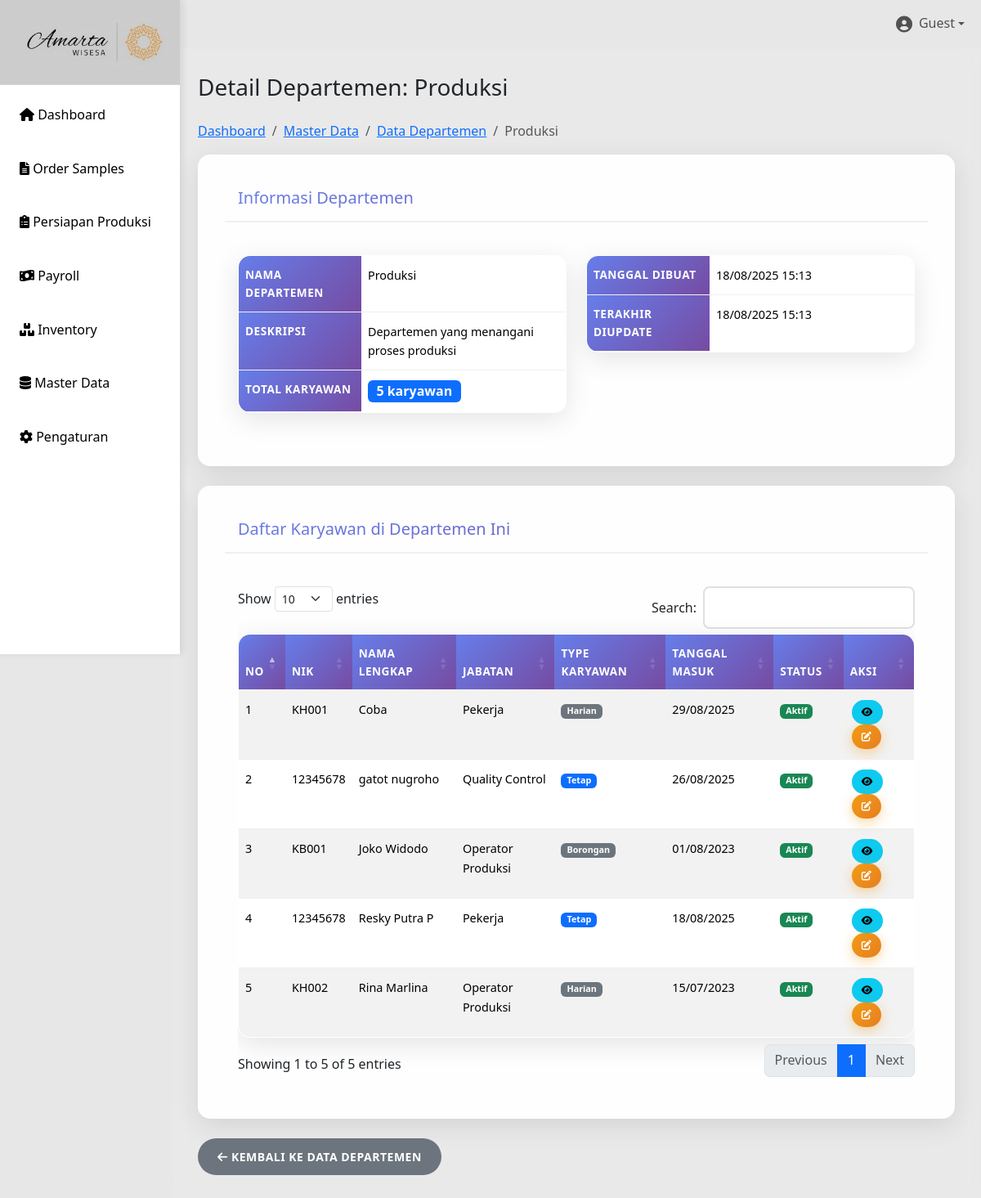
Screenshot of /detail-departemen.php?id=1 with the database file from the repository.
### tables this page shows
CREATE TABLE `departemen` (
  `id` int(11) NOT NULL,
  `nama_departemen` varchar(100) NOT NULL,
  `deskripsi` text DEFAULT NULL,
  `created_at` timestamp NOT NULL DEFAULT current_timestamp(),
  `updated_at` timestamp NOT NULL DEFAULT current_timestamp() ON UPDATE current_timestamp()
);

CREATE TABLE `karyawan` (
  `id` int(11) UNSIGNED NOT NULL,
  `nik` varchar(200) NOT NULL,
  `nama_lengkap` varchar(100) NOT NULL,
  `jenis_kelamin` enum('L','P') NOT NULL,
  `tempat_lahir` varchar(50) DEFAULT NULL,
  `tanggal_lahir` date DEFAULT NULL,
  `alamat` text DEFAULT NULL,
  `no_telepon` varchar(20) DEFAULT NULL,
  `email` varchar(100) DEFAULT NULL,
  `type_karyawan` enum('tetap','harian','borongan') NOT NULL,
  `status_karyawan` enum('aktif','nonaktif','cuti','keluar') DEFAULT 'aktif',
  `tanggal_masuk` date NOT NULL,
  `tanggal_keluar` date DEFAULT NULL,
  `id_jabatan` int(11) DEFAULT NULL,
  `id_departemen` int(11) DEFAULT NULL,
  `foto` varchar(255) DEFAULT NULL,
  `created_at` timestamp NOT NULL DEFAULT current_timestamp(),
  `updated_at` timestamp NOT NULL DEFAULT current_timestamp() ON UPDATE current_timestamp()
);

CREATE TABLE `jabatan` (
  `id` int(11) NOT NULL,
  `nama_jabatan` varchar(100) NOT NULL,
  `deskripsi` text DEFAULT NULL,
  `created_at` timestamp NOT NULL DEFAULT current_timestamp(),
  `updated_at` timestamp NOT NULL DEFAULT current_timestamp() ON UPDATE current_timestamp()
);

### detail-departemen.php (the view, shortened to what this page needs)
<?php
include 'config/db.php';
include 'includes/header.php';
$id_departemen = isset($_GET['id']) ? intval($_GET['id']) : 0;
$sql = "SELECT * FROM departemen WHERE id = ?";
$stmt = mysqli_prepare($conn, $sql);
mysqli_stmt_bind_param($stmt, "i", $id_departemen);
mysqli_stmt_execute($stmt);
$result = mysqli_stmt_get_result($stmt);
$departemen = mysqli_fetch_assoc($result);
$sql = "SELECT k.*, j.nama_jabatan
        FROM karyawan k
        LEFT JOIN jabatan j ON k.id_jabatan = j.id
        WHERE k.id_departemen = ?
        ORDER BY k.nama_lengkap";
$stmt = mysqli_prepare($conn, $sql);
mysqli_stmt_bind_param($stmt, "i", $id_departemen);
mysqli_stmt_execute($stmt);
$result = mysqli_stmt_get_result($stmt);
$karyawanList = [];
if ($result !== false) {
    $karyawanList = mysqli_fetch_all($result, MYSQLI_ASSOC);
}
$totalKaryawan = is_array($karyawanList) ? count($karyawanList) : 0;
?>
<div class="main-content">
    <div class="row">
        <div class="col-12">
            <h1 class="h3 mb-4">Detail Departemen: <?= htmlspecialchars($departemen['nama_departemen']); ?></h1>
            <nav aria-label="breadcrumb">
                <ol class="breadcrumb">
                    <li class="breadcrumb-item"><a href="index.php">Dashboard</a></li>
                    <li class="breadcrumb-item"><a href="master-data.php">Master Data</a></li>
                    <li class="breadcrumb-item"><a href="data-departemen.php">Data Departemen</a></li>
                    <li class="breadcrumb-item active"><?= htmlspecialchars($departemen['nama_departemen']); ?></li>
                </ol>
            </nav>
            <div class="card mb-4">
                <div class="card-header">
                    <h5 class="card-title mb-0">Informasi Departemen</h5>
                </div>
                <div class="card-body">
                    <div class="row">
                        <div class="col-md-6">
                            <table class="table table-borderless">
                                <tr>
                                    <th width="150">Nama Departemen</th>
                                    <td><?= htmlspecialchars($departemen['nama_departemen']); ?></td>
                                </tr>
                                <tr>
                                    <th>Deskripsi</th>
                                    <td><?= htmlspecialchars($departemen['deskripsi']); ?></td>
                                </tr>
                                <tr>
                                    <th>Total Karyawan</th>
                                    <td>
                                        <span class="badge bg-primary fs-6">
                                            <?= $totalKaryawan; ?> karyawan
                                        </span>
                                    </td>
                                </tr>
                            </table>
                        </div>
                        <div class="col-md-6">
                            <table class="table table-borderless">
                                <tr>
                                    <th width="150">Tanggal Dibuat</th>
                                    <td><?= date('d/m/Y H:i', strtotime($departemen['created_at'])); ?></td>
                                </tr>
                                <tr>
                                    <th>Terakhir Diupdate</th>
                                    <td><?= date('d/m/Y H:i', strtotime($departemen['updated_at'])); ?></td>
                                </tr>
                            </table>
                        </div>
                    </div>
                </div>
            </div>
            <div class="card">
                <div class="card-header">
                    <h5 class="card-title mb-0">Daftar Karyawan di Departemen Ini</h5>
                </div>
                <div class="card-body">
                    <?php if ($totalKaryawan > 0): ?>
                        <div class="table-responsive">
                            <table class="table table-striped table-hover" id="tabelKaryawanDept">
                                <thead>
                                    <tr>
                                        <th>No</th>
                                        <th>NIK</th>
                                        <th>Nama Lengkap</th>
                                        <th>Jabatan</th>
                                        <th>Type Karyawan</th>
                                        <th>Tanggal Masuk</th>
                                        <th>Status</th>
                                        <th>Aksi</th>
                                    </tr>
                                </thead>
                                <tbody>
                                    <?php $no = 1; foreach ($karyawanList as $karyawan): ?>
                                    <tr>
                                        <td><?= $no++; ?></td>
                                        <td><?= htmlspecialchars($karyawan['nik']); ?></td>
                                        <td><?= htmlspecialchars($karyawan['nama_lengkap']); ?></td>
                                        <td><?= htmlspecialchars($karyawan['nama_jabatan']); ?></td>
                                        <td>
                                            <span class="badge bg-<?= $karyawan['type_karyawan'] == 'tetap' ? 'primary' : 'secondary'; ?>">
                                                <?= ucfirst($karyawan['type_karyawan']); ?>
                                            </span>
                                        </td>
                                        <td><?= date('d/m/Y', strtotime($karyawan['tanggal_masuk'])); ?></td>
                                        <td>
                                            <span class="badge bg-<?= $karyawan['status_karyawan'] == 'aktif' ? 'success' : 'danger'; ?>">
                                                <?= ucfirst($karyawan['status_karyawan']); ?>
                                            </span>
                                        </td>
                                        <td>
                                            <a href="detail-karyawan.php?id=<?= $karyawan['id_karyawan']; ?>" class="btn btn-sm btn-info">
                                                <i class="fas fa-eye"></i>
                                            </a>
                                            <a href="edit-karyawan.php?id=<?= $karyawan['id_karyawan']; ?>" class="btn btn-sm btn-warning">
                                                <i class="fas fa-edit"></i>
                                            </a>
                                        </td>
                                    </tr>
                                    <?php endforeach; ?>
                                </tbody>
                            </table>
                        </div>
                    <?php else: ?>
                        <div class="alert alert-info">
                            <i class="fas fa-info-circle"></i> Tidak ada karyawan di departemen ini.
                        </div>
                    <?php endif; ?>
                </div>
            </div>
            <div class="mt-3">
                <a href="data-departemen.php" class="btn btn-secondary">
                    <i class="fas fa-arrow-left"></i> Kembali ke Data Departemen
                </a>
            </div>
        </div>
    </div>
</div>
<?php
include 'includes/footer.php';
?>

### css/style.css (style rules this page uses)
* { margin: 0; padding: 0; box-sizing: border-box; }
body { font-family: 'Segoe UI', Tahoma, Geneva, Verdana, sans-serif; background: #e7e7e7ff; min-height: 100vh; line-height: 1.6; }
.main-content { margin-left: 210px; padding: 2rem; background: rgba(255,255,255,0.1); backdrop-filter: blur(10px); min-height: 100vh; }
.card { background: rgba(255,255,255,0.95); border-radius: 15px; padding: 2rem; margin-bottom: 1.5rem; box-shadow: 0 8px 32px rgba(0,0,0,0.1); backdrop-filter: blur(10px); border: 1px solid rgba(255,255,255,0.2); transition: transform 0.3s ease, box-shadow 0.3s ease; }
.card-header { border-bottom: 2px solid #f0f0f0; padding-bottom: 1rem; margin-bottom: 1.5rem; background: linear-gradient(135deg, #667eea, #764ba2); -webkit-background-clip: text; -webkit-text-fill-color: transparent; background-clip: text; }
.table { width: 100%; border-collapse: separate; border-spacing: 0; background: white; border-radius: 15px; overflow: hidden; box-shadow: 0 8px 32px rgba(0,0,0,0.1); border: 1px solid rgba(255,255,255,0.2); }
.table th, .table td { padding: 12px 8px; text-align: left; border-bottom: 1px solid #f0f0f0; font-size: 0.9rem; }
.table th { background: linear-gradient(135deg, #667eea, #764ba2); color: white; font-weight: 600; text-transform: uppercase; letter-spacing: 0.5px; font-size: 0.85rem; }
.table tr { transition: all 0.3s ease; }
.table tr:last-child td { border-bottom: none; }
.table .btn { padding: 6px 12px; font-size: 12px; border-radius: 20px; margin: 0 2px; }
.table .btn i { font-size: 12px; }
.btn { padding: 12px 24px; border: none; border-radius: 25px; cursor: pointer; text-decoration: none; display: inline-block; font-size: 14px; font-weight: 600; text-transform: uppercase; letter-spacing: 0.5px; transition: all 0.3s ease; position: relative; overflow: hidden; }
.btn::before { content: ''; position: absolute; top: 50%; left: 50%; width: 0; height: 0; background: rgba(255,255,255,0.2); border-radius: 50%; transform: translate(-50%, -50%); transition: width 0.6s, height 0.6s; }
.btn-warning { background: linear-gradient(135deg, #f39c12, #e67e22); color: white; box-shadow: 0 4px 15px rgba(243,156,18,0.4); }
.mt-3 { margin-top: 1.5rem; }
.card { animation: fadeInUp 0.6s ease-out; }

### rows the page displays
departemen: nama_departemen "Produksi", deskripsi "Departemen yang menangani proses produksi", created_at "18/08/2025 15:13", updated_at "18/08/2025 15:13"
karyawan: nik "KH001", nama_lengkap "Coba", id_jabatan.nama_jabatan "Pekerja", type_karyawan "Harian", tanggal_masuk "29/08/2025", status_karyawan "Aktif"
karyawan: nik "12345678", nama_lengkap "gatot nugroho", id_jabatan.nama_jabatan "Quality Control", type_karyawan "Tetap", tanggal_masuk "26/08/2025", status_karyawan "Aktif"
karyawan: nik "KB001", nama_lengkap "Joko Widodo", id_jabatan.nama_jabatan "Operator Produksi", type_karyawan "Borongan", tanggal_masuk "01/08/2023", status_karyawan "Aktif"
karyawan: nik "12345678", nama_lengkap "Resky Putra P", id_jabatan.nama_jabatan "Pekerja", type_karyawan "Tetap", tanggal_masuk "18/08/2025", status_karyawan "Aktif"
karyawan: nik "KH002", nama_lengkap "Rina Marlina", id_jabatan.nama_jabatan "Operator Produksi", type_karyawan "Harian", tanggal_masuk "15/07/2023", status_karyawan "Aktif"

### other values shown
$_SESSION['username'] "Guest"
$totalKaryawan "5"
